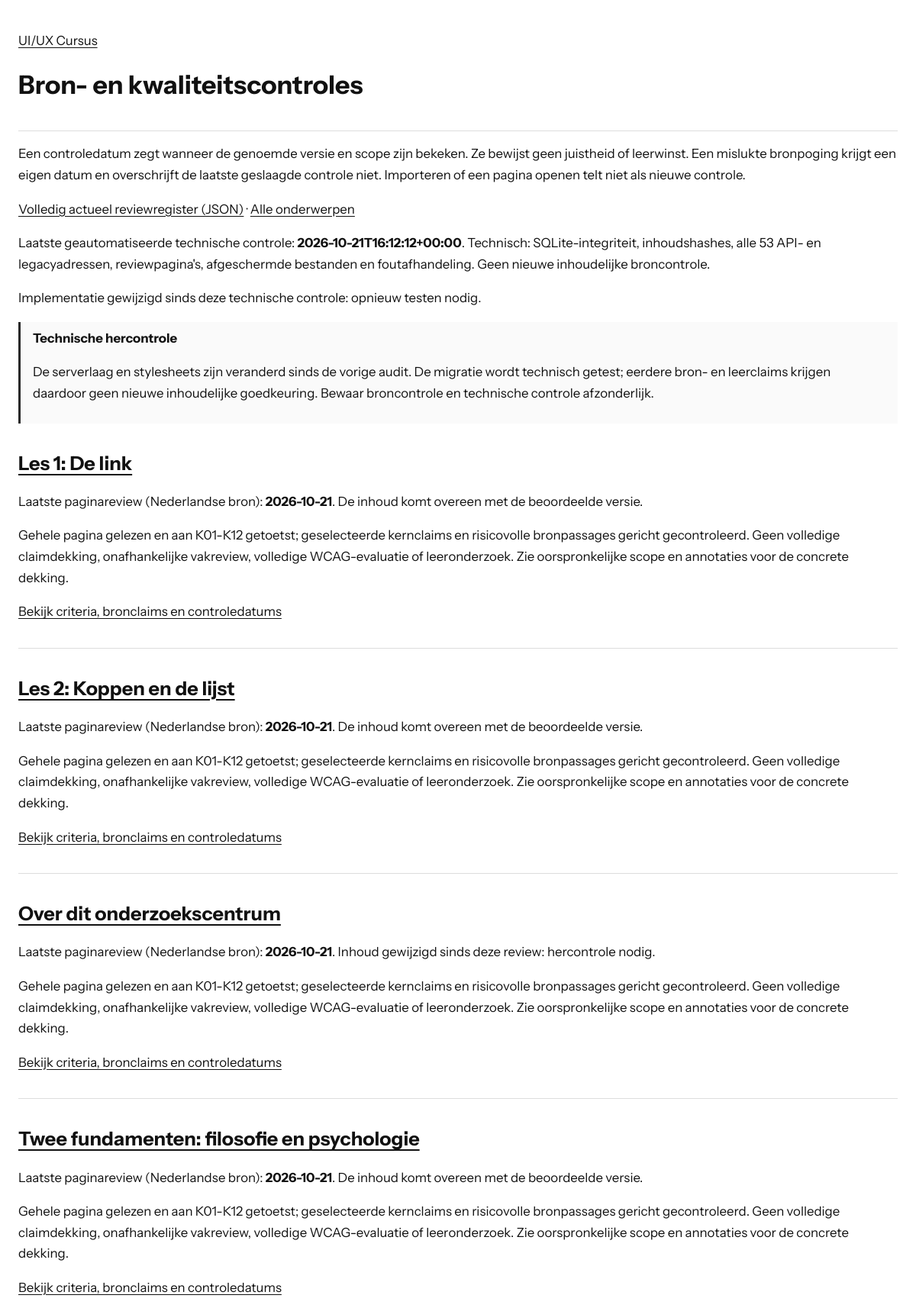
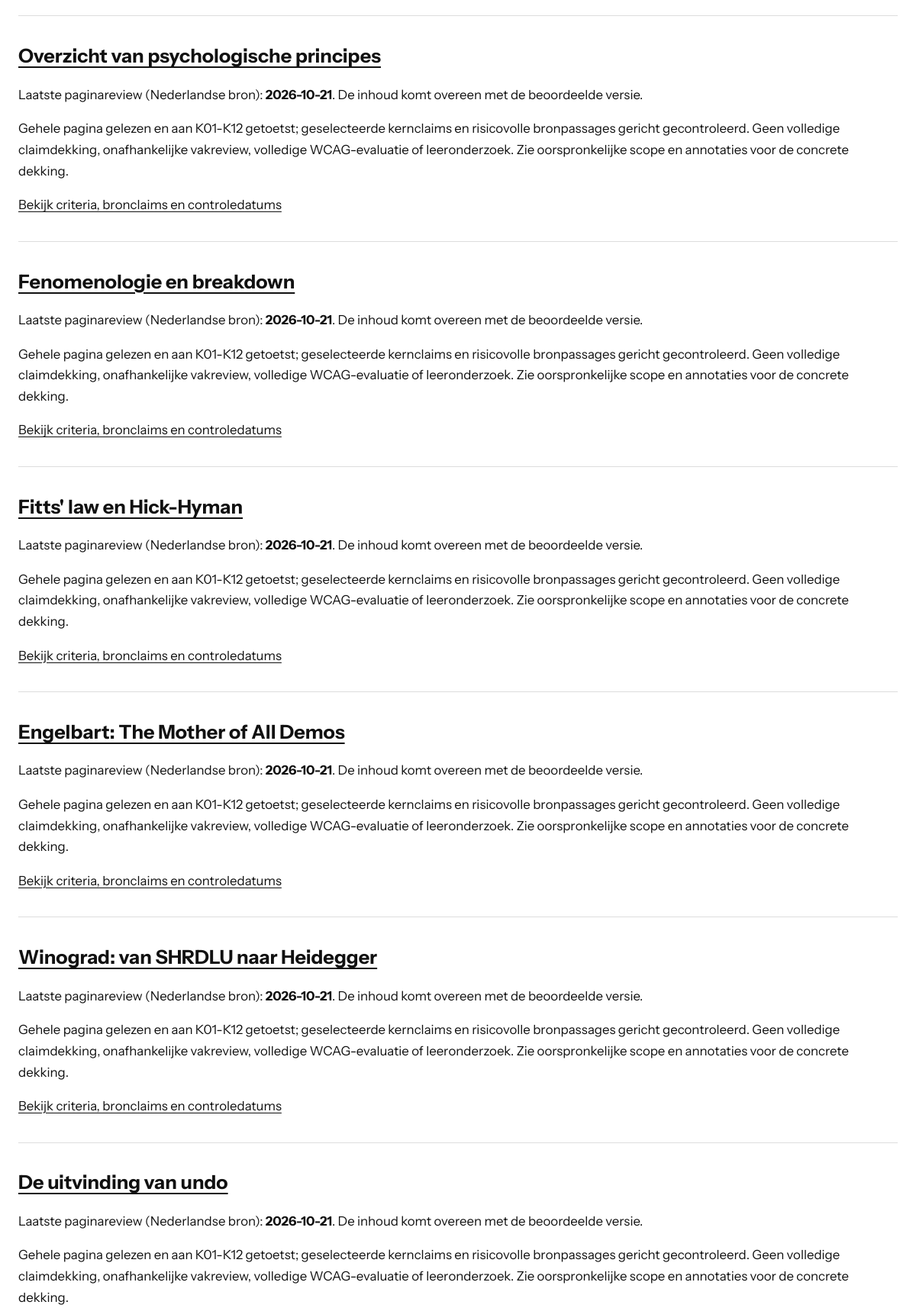
The app's page /checks.php (upper part) with its own data (2 pictures, top to bottom).
### tables this page shows
CREATE TABLE metadata (key TEXT PRIMARY KEY, value TEXT NOT NULL);

CREATE TABLE page_reviews (
    topic_id TEXT PRIMARY KEY REFERENCES topics(id), review_json TEXT NOT NULL,
    last_checked_at TEXT, checked_hash TEXT NOT NULL
);

### lib/course.php (called while the page is built, shortened)
<?php
function course_decode(string $value): array
{
    return json_decode($value, true, 512, JSON_THROW_ON_ERROR);
}
function course_meta(PDO $db, string $key): array
{
    $q = $db->prepare('SELECT value FROM metadata WHERE key = ?');
    $q->execute([$key]);
    $value = $q->fetchColumn();
    return $value === false ? [] : course_decode($value);
}
function course_topics(PDO $db): array
{
    $q = $db->prepare('SELECT id, metadata_json FROM topics ORDER BY position');
    $q->execute();
    return array_map(static function (array $row): array {
        $topic = course_decode($row['metadata_json']);
        $topic['contentFile'] = 'api.php?resource=content&id=' . rawurlencode($row['id']) . '&lang=nl';
        return $topic;
    }, $q->fetchAll());
}
function course_review(PDO $db, string $id): ?array
{
    $q = $db->prepare('SELECT p.*, c.content_hash FROM page_reviews p JOIN contents c ON c.topic_id=p.topic_id AND c.lang=? WHERE p.topic_id=?');
    $q->execute(['nl', $id]);
    $row = $q->fetch();
    $review = course_decode($row['review_json']);
    $review['review_language'] = 'nl';
    $review['last_checked_at'] = $row['last_checked_at'];
    $review['checked_hash'] = $row['checked_hash'];
    $review['current_hash'] = $row['content_hash'];
    $review['needs_content_review'] = $row['checked_hash'] !== $row['content_hash'];
    $q = $db->prepare('SELECT * FROM criterion_checks WHERE topic_id=? ORDER BY criterion');
    $q->execute([$id]);
    foreach ($q as $item) {
        $review['criteria'][$item['criterion']] = [
            'status' => $item['status'], 'evidence' => $item['evidence'],
            'last_checked_at' => $item['last_checked_at'], 'checked_hash' => $item['checked_hash'],
            'needs_review' => $item['checked_hash'] !== $row['content_hash'],
        ];
    }
    $q = $db->prepare('SELECT * FROM claims WHERE topic_id=? ORDER BY id');
    $q->execute([$id]);
    $review['claims'] = [];
    foreach ($q as $item) {
        $claim = course_decode($item['claim_json']);
        $claim['verification'] = $item['verification'];
        $claim['last_attempted_at'] = $item['last_attempted_at'];
        $claim['last_checked_at'] = $item['last_checked_at'];
        $claim['checked_hash'] = $item['checked_hash'];
        $claim['needs_review'] = $item['last_checked_at'] === null || $item['checked_hash'] !== $row['content_hash'];
        $review['claims'][] = $claim;
    }
    return $review;
}
function course_dependencies(PDO $db): array
{
    $expected = course_meta($db, 'audit')['dependency_hashes'] ?? [];
    $result = [];
    foreach ($expected as $file => $hash) {
        $path = COURSE_ROOT . '/' . $file;
        $current = is_file($path) ? hash_file('sha256', $path) : null;
        $result[] = ['file' => $file, 'checked_hash' => $hash, 'current_hash' => $current, 'needs_review' => $current !== $hash];
    }
    return $result;
}
function course_reviews(PDO $db): array
{
    $audit = course_meta($db, 'audit');
    $audit['records'] = [];
    $audit['claim_status_counts'] = [];
    foreach (course_topics($db) as $topic) {
        $review = course_review($db, $topic['id']);
        foreach ($review['claims'] as $claim) {
            $status = $claim['verification'];
            $audit['claim_status_counts'][$status] = ($audit['claim_status_counts'][$status] ?? 0) + 1;
        }
        $audit['records'][] = $review;
    }
    $audit['dependency_review'] = course_dependencies($db);
    $audit['technical_validation'] = course_meta($db, 'technical_validation');
    $audit['storage'] = 'SQLite; oorspronkelijke reviewdata blijven behouden bij migratie';
    return $audit;
}
function course_e(mixed $text): string
{
    return htmlspecialchars((string)$text, ENT_QUOTES | ENT_SUBSTITUTE, 'UTF-8');
}

### checks.php (the view, shortened to what this page needs)
<?php
require_once __DIR__ . '/lib/course.php';
try {
    $db = course_db();
    $topics = course_topics($db);
    $selected = isset($_GET['topic']) ? course_slug($_GET['topic']) : null;
    $review = $selected !== null ? course_review($db, $selected) : null;
    $reviews = $selected === null ? course_reviews($db)['records'] : [$review];
} catch (Throwable $error) {
    error_log('Course checks: ' . $error->getMessage());
    http_response_code(503);
    exit('De controles zijn tijdelijk niet beschikbaar.');
}
?>
<!doctype html>
<html lang="nl"><head><meta charset="utf-8"><meta name="viewport" content="width=device-width,initial-scale=1">
<title>Bron- en kwaliteitscontroles - UI/UX Cursus</title><link rel="stylesheet" href="styles/checks.css?v=instrument1"></head>
<body><header><a href="index.php">UI/UX Cursus</a><h1>Bron- en kwaliteitscontroles</h1></header><main>
<p>Een controledatum zegt wanneer de genoemde versie en scope zijn bekeken. Ze bewijst geen juistheid of leerwinst. Een mislukte bronpoging krijgt een eigen datum en overschrijft de laatste geslaagde controle niet. Importeren of een pagina openen telt niet als nieuwe controle.</p>
<p><a href="api.php?resource=reviews">Volledig actueel reviewregister (JSON)</a> · <a href="checks.php">Alle onderwerpen</a></p>
<?php $technical = course_meta($db, 'technical_validation'); if ($technical): ?>
<p>Laatste geautomatiseerde technische controle: <strong><?= course_e($technical['validated_at']) ?></strong>. <?= course_e($technical['scope']) ?></p>
<?php $technicalChanged = array_filter($technical['file_hashes'], static fn(string $hash, string $file): bool => !is_file(COURSE_ROOT . '/' . $file) || hash_file('sha256', COURSE_ROOT . '/' . $file) !== $hash, ARRAY_FILTER_USE_BOTH); if ($technicalChanged): ?><p>Implementatie gewijzigd sinds deze technische controle: opnieuw testen nodig.</p><?php endif; ?>
<?php endif; ?>
<?php $changed = array_filter(course_dependencies($db), static fn(array $r): bool => $r['needs_review']); ?>
<?php if ($changed): ?><aside><strong>Technische hercontrole</strong><p>De serverlaag en stylesheets zijn veranderd sinds de vorige audit. De migratie wordt technisch getest; eerdere bron- en leerclaims krijgen daardoor geen nieuwe inhoudelijke goedkeuring. Bewaar broncontrole en technische controle afzonderlijk.</p></aside><?php endif; ?>
<?php foreach ($reviews as $item): ?>
<section><h2><a href="index.php?topic=<?= course_e($item['id']) ?>#<?= course_e($item['id']) ?>"><?= course_e(array_values(array_filter($topics, static fn(array $t): bool => $t['id'] === $item['id']))[0]['titel']) ?></a></h2>
<p>Laatste paginareview (Nederlandse bron): <strong><?= course_e($item['last_checked_at'] ?? 'nog niet gecontroleerd') ?></strong>. <?= $item['needs_content_review'] ? 'Inhoud gewijzigd sinds deze review: hercontrole nodig.' : 'De inhoud komt overeen met de beoordeelde versie.' ?></p>
<p><?= course_e($item['review_scope'] ?? '') ?></p>
<?php if ($selected === null): ?><p><a href="checks.php?topic=<?= course_e($item['id']) ?>">Bekijk criteria, bronclaims en controledatums</a></p><?php endif; ?></section>
<?php endforeach; ?>
</main></body></html>

### styles/checks.css (style rules this page uses)
:root { color-scheme: light; }
body { max-width: 76rem; margin: auto; padding: 1.5rem; color: #111; background: white; font: 1.05rem/1.65 "Instrument Sans",system-ui,sans-serif; }
h1,h2,h3,h4 { font-family: "Instrument Sans",system-ui,sans-serif; line-height: 1.25; overflow-wrap: anywhere; }
header,section,article { padding-block: 1rem; border-bottom: 1px solid #ddd; }
a { color: inherit; text-underline-offset: .2em; }
aside { border-left: 3px solid #292929; padding: .5rem 1rem; background: #fafafa; }

### records on screen
metadata: value "2026-10-21T16:12:12+00:00", value "Technisch: SQLite-integriteit, inhoudshashes, alle 53 API- en legacyadressen, reviewpagina's, afgeschermde bestanden en foutafhandeling. Geen nieuwe inhoudelijke broncontrole."
page_reviews: topic_id "Over dit onderzoekscentrum", last_checked_at "2026-10-21", shows "Inhoud gewijzigd sinds deze review: hercontrole nodig.", review_scope "Gehele pagina gelezen en aan K01-K12 getoetst; geselecteerde kernclaims en risicovolle bronpassages gericht gecontroleerd. Geen volledige claimdekking, onafhankelijke vakreview, volledige WCAG-evaluatie of leeronderzoek. Zie oorspronkelijke scope en annotaties voor de concrete dekking."

### other values on screen
course_e($item['last_checked_at'] ?? 'nog niet gecontroleerd') "2026-10-21"
